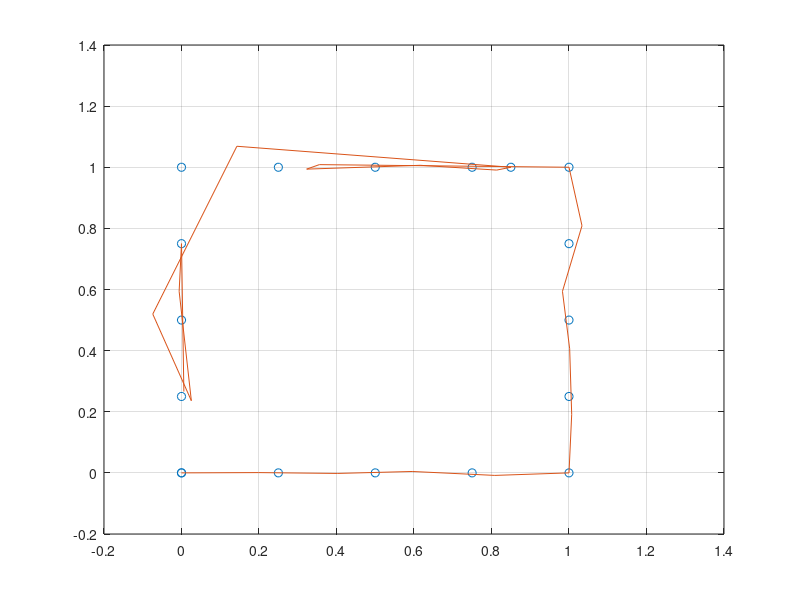

Write MATLAB code to recreate this figure.
% programa12.m
% trazado de curvas mediante spline cubico
clc
clear all
y=[0  0    0   0    0  0.25 0.5  0.75  1  1    1    1    1    1 0.25 0.5 0.75 0]
x=[0 0.25 0.5 0.75  1   1    1     1   1 0.25 0.5  0.75 0.85  0   0   0   0  0]
p=1:length(x);   % Vector auxiliar ordenado crecientemente
pp=1:0.8:length(x);
xx=spline(p,x,pp);
yy=spline(p,y,pp);
plot(x,y,'o',xx,yy)
grid
% Agregar mas puntos para tenga forma cuadrado